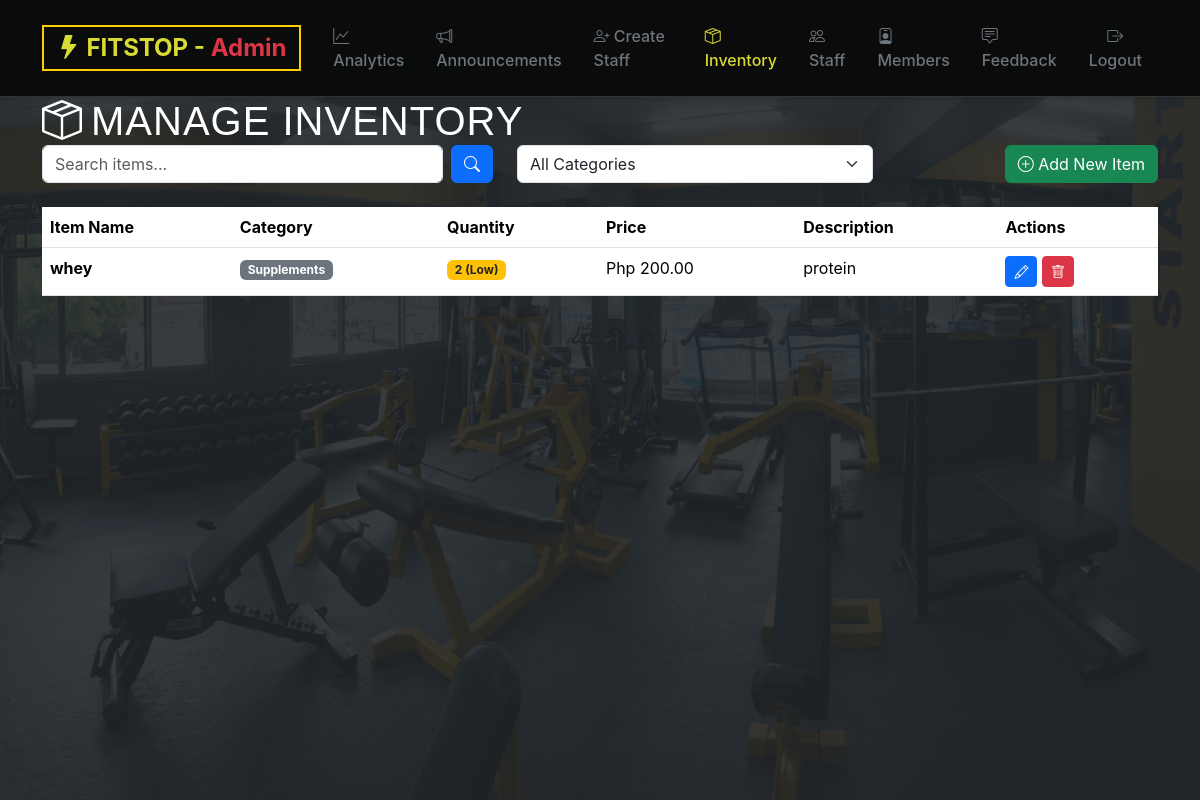
Page /admin/view_inventory.php (signed in) on the committed database.
### tables this page shows
CREATE TABLE inventory (   id INTEGER PRIMARY KEY AUTOINCREMENT,   item_name VARCHAR(100) NOT NULL,   category VARCHAR(50) NOT NULL,   quantity INTEGER NOT NULL DEFAULT 0,   price DECIMAL(10, 2) NOT NULL DEFAULT 0.00,   description TEXT,   created_at TIMESTAMP DEFAULT CURRENT_TIMESTAMP,   updated_at TIMESTAMP DEFAULT CURRENT_TIMESTAMP );

### admin/view_inventory.php (the view, shortened to what this page needs)
<?php
include("../login/connection.php");
$records_per_page = 10;
$page = isset($_GET['page']) ? (int) $_GET['page'] : 1;
$offset = ($page - 1) * $records_per_page;
$search = isset($_GET['search']) ? $_GET['search'] : '';
$where_conditions = [];
$where_clause = count($where_conditions) > 0 ? "WHERE " . implode(" AND ", $where_conditions) : "";
$stmt = $pdo->prepare("SELECT * FROM inventory $where_clause ORDER BY created_at DESC LIMIT :limit OFFSET :offset");
$stmt->bindValue(':limit', $records_per_page, PDO::PARAM_INT);
$stmt->bindValue(':offset', $offset, PDO::PARAM_INT);
$stmt->execute();
$items = $stmt->fetchAll();
?>
<!DOCTYPE html>
<html>
<head>
    <link href="https://cdn.jsdelivr.net/npm/bootstrap@5.3.8/dist/css/bootstrap.min.css" rel="stylesheet"
>
    <link rel="stylesheet" href="styles.css">
    <link href="../styles.css" rel="stylesheet">
    <link rel="stylesheet" href="https://cdnjs.cloudflare.com/ajax/libs/font-awesome/6.4.0/css/all.min.css">
    <link rel="stylesheet" href="https://cdn.jsdelivr.net/npm/bootstrap-icons@1.11.0/font/bootstrap-icons.css">
</head>
<body class="bg-dark">
    <img src="../images/Fitstop.png" alt="FITSTOP LOGIN" class="img-fluid w-100 h-100"
        style="object-fit: cover; position: fixed; opacity: 10%; z-index: -1;">
    <nav class="navbar navbar-expand-lg sticky-top">
        <div class="container">
            <a class="navbar-brand brand-front" href="../index.php">
                <i class="bi bi-lightning-fill"></i> FITSTOP - <span class="text-danger">
                    Admin</span>
            </a>
            <div class="collapse navbar-collapse" id="navbarNav">
                <ul class="navbar-nav ms-auto">
                    <li class="nav-item">
                        <a class="nav-link" href="Admin_Landing_Page.php">
                            <i class="bi bi-graph-up"></i> Analytics
                        </a>
                    </li>
                    <li class="nav-item">
                        <a class="nav-link" href="create_announcement.php">
                            <i class="bi bi-megaphone"></i> Announcements
                        </a>
                    </li>
                    <li class="nav-item">
                        <a class="nav-link" href="create_staff.php">
                            <i class="bi bi-person-plus"></i> Create Staff
                        </a>
                    </li>
                    <li class="nav-item">
                        <a class="nav-link active" href="view_inventory.php">
                            <i class="bi bi-box-seam"></i> Inventory
                        </a>
                    </li>
                    <li class="nav-item">
                        <a class="nav-link" href="view_staff.php">
                            <i class="bi bi-people"></i> Staff
                        </a>
                    </li>
                    <li class="nav-item">
                        <a class="nav-link" href="view_members.php">
                            <i class="bi bi-person-badge"></i> Members
                        </a>
                    </li>
                    <li class="nav-item">
                        <a class="nav-link" href="view_feedback.php">
                            <i class="bi bi-chat-square-text"></i> Feedback
                        </a>
                    </li>
                    <li class="nav-item">
                        <form action="../Login/logout.php" method="POST" class="d-inline">
                            <button type="submit" class="nav-link border-0 bg-transparent" style="cursor: pointer;">
                                <i class="bi bi-box-arrow-right"></i> Logout
                            </button>
                        </form>
                    </li>
                </ul>
            </div>
        </div>
    </nav>
    <div class="page-header">
        <div class="container">
            <h1 class="mb-0"><i class="bi bi-box-seam me-2"></i>Manage Inventory</h1>
        </div>
    </div>
    <div class="container pb-5">
        <div class="inventory-card mb-4">
            <div class="row align-items-center">
                <div class="col-md-5">
                    <form method="GET" class="d-flex">
                        <input type="text" name="search" class="form-control me-2" placeholder="Search items..."
                            value="<?php echo htmlspecialchars($search); ?>">
                        <button type="submit" class="btn btn-primary"><i class="bi bi-search"></i></button>
                    </form>
                </div>
                <div class="col-md-4">
                    <form method="GET">
                        <select name="category" class="form-select" onchange="this.form.submit()">
                            <option value="">All Categories</option>
                        </select>
                    </form>
                </div>
                <div class="col-md-3 text-end">
                    <button class="btn btn-success" data-bs-toggle="modal" data-bs-target="#addItemModal">
                        <i class="bi bi-plus-circle"></i> Add New Item
                    </button>
                </div>
            </div>
        </div>
        <div class="inventory-card">
            <div class="table-responsive">
                <table class="table table-hover">
                    <thead>
                        <tr>
                            <th>Item Name</th>
                            <th>Category</th>
                            <th>Quantity</th>
                            <th>Price</th>
                            <th>Description</th>
                            <th>Actions</th>
                        </tr>
                    </thead>
                    <tbody>
                        <?php if (count($items) > 0): ?>
                            <?php foreach ($items as $item): ?>
                                <tr
                                    class="<?php echo ($item['quantity'] == 0) ? 'out-of-stock' : (($item['quantity'] < 10) ? 'low-stock' : ''); ?>">
                                    <td><strong>
                                            <?php echo htmlspecialchars($item['item_name']); ?>
                                        </strong></td>
                                    <td><span class="badge bg-secondary">
                                            <?php echo htmlspecialchars($item['category']); ?>
                                        </span></td>
                                    <td>
                                        <?php if ($item['quantity'] == 0): ?>
                                            <span class="badge bg-danger">Out of Stock</span>
                                        <?php elseif ($item['quantity'] < 10): ?>
                                            <span class="badge bg-warning text-dark">
                                                <?php echo $item['quantity']; ?> (Low)
                                            </span>
                                        <?php else: ?>
                                            <span class="badge bg-success">
                                                <?php echo $item['quantity']; ?>
                                            </span>
                                        <?php endif; ?>
                                    </td>
                                    <td>Php
                                        <?php echo number_format($item['price'], 2); ?>
                                    </td>
                                    <td>
                                        <?php echo htmlspecialchars(substr($item['description'], 0, 50)) . (strlen($item['description']) > 50 ? '...' : ''); ?>
                                    </td>
                                    <td>
                                        <button class="btn btn-sm btn-primary"
                                            onclick="editItem(<?php echo htmlspecialchars(json_encode($item)); ?>)">
                                            <i class="bi bi-pencil"></i>
                                        </button>
                                        <a href="?delete=<?php echo $item['id']; ?>" class="btn btn-sm btn-danger"
                                            onclick="return confirm('Are you sure you want to delete this item?')">
                                            <i class="bi bi-trash"></i>
                                        </a>
                                    </td>
                                </tr>
                            <?php endforeach; ?>
                        <?php else: ?>
                            <tr>
                                <td colspan="6" class="text-center text-muted py-4">No items found</td>
                            </tr>
                        <?php endif; ?>
                    </tbody>
                </table>
            </div>
        </div>
    </div>
</body>
</html>

### admin/styles.css (style rules this page uses)
h1, h2, h3, h4, h5, .brand-font { font-family: 'Chakra Petch', sans-serif; text-transform: uppercase; letter-spacing: 1px; }
body { font-family: 'Chakra Petch'; background-color: #f8f9fa; }
.navbar { background-color: #ffffff; box-shadow: 0 2px 4px rgba(0,0,0,0.1); }
.navbar-brand { font-weight: bold; font-size: 24px; color: #d8db34 !important; }
.nav-link { color: #6c757d !important; font-weight: 500; padding: 0.5rem 1rem !important; transition: all 0.3s; }
.nav-link:hover, .nav-link.active { color: #d8db34 !important; border-radius: 5px; }

### styles.css (style rules this page uses)
:root { --bg-void: #0a0a0a; --bg-surface: #141414; --bg-card: #1a1a1a; --hazard-yellow: #FFCC00; --text-primary: #ffffff; --text-muted: #a0a0a0; --border-industrial: 1px solid #333; }
body { background-color: var(--bg-void); color: var(--text-primary); font-family: 'Inter', sans-serif; overflow-x: hidden; }
h1, h2, h3, h4, h5, .brand-font { font-family: 'Chakra Petch', sans-serif; text-transform: uppercase; letter-spacing: 1px; }
.navbar { background-color: rgba(10, 10, 10, 0.95); backdrop-filter: blur(10px); border-bottom: 1px solid #333; padding: 1rem 0; }
.navbar-brand { font-weight: 700; font-size: 1.5rem; color: yellow; border: 2px solid var(--hazard-yellow); padding: 0.2rem 0.8rem; position: relative; }

### rows in the picture
inventory: item_name "whey", category "Supplements", quantity "2", price "200.00", description "protein"
